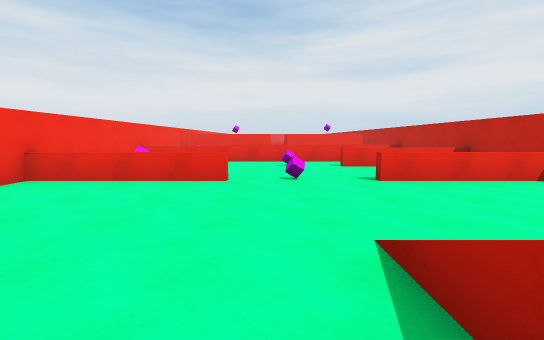
[1] (above)

17 first-person views from a walk through a scene from a Unity 3-D project. The camera is 1.5 m above the floor, tilts 6° down and sees 85° across. The floor is counted in squares, 2 m on a side. Each view is taken from the middle of a square. On the plan, view 1 faces up. The plan holds only what a view shows up to about 10 squares ahead; the rest is blank. The player is left out.

[2]
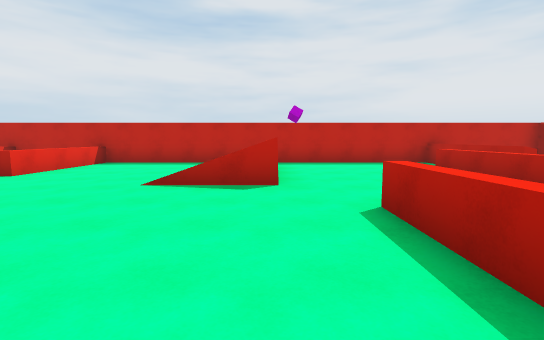

[3]
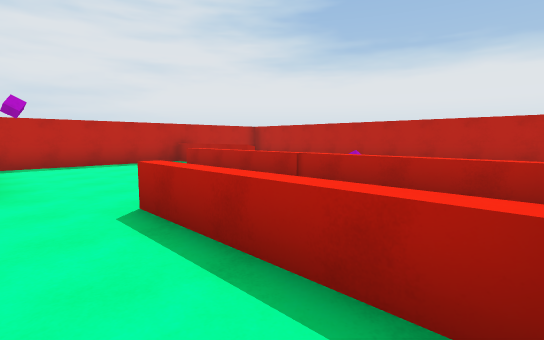

[4]
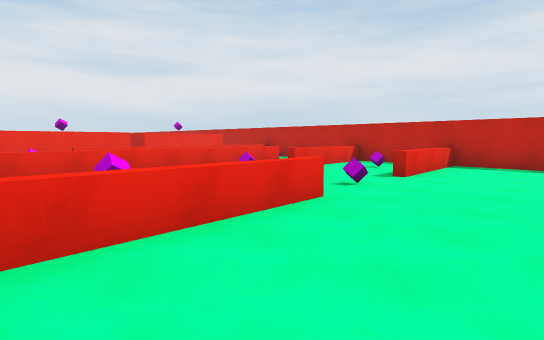

[5]
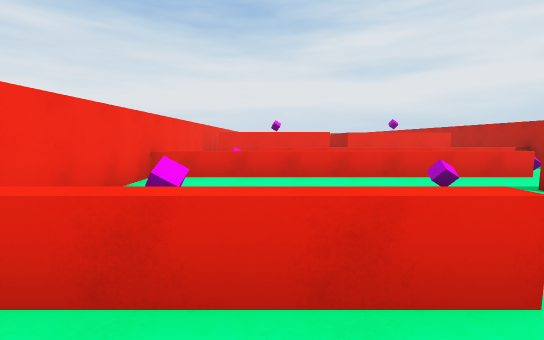

[6]
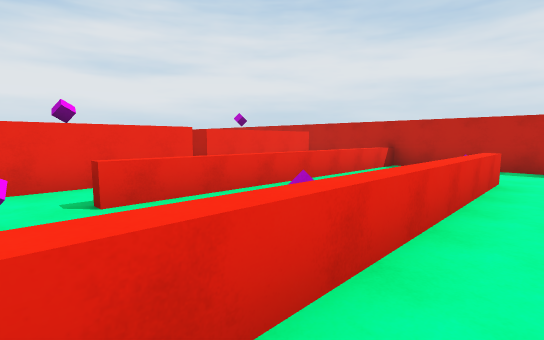

[7]
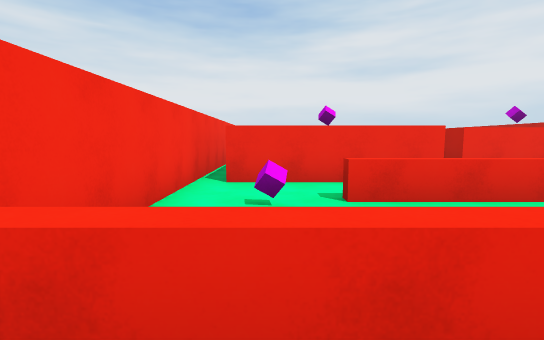

[8]
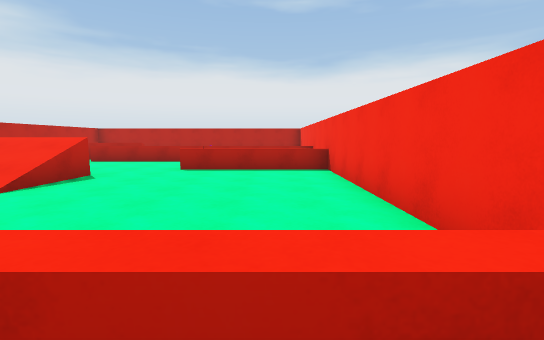

[9]
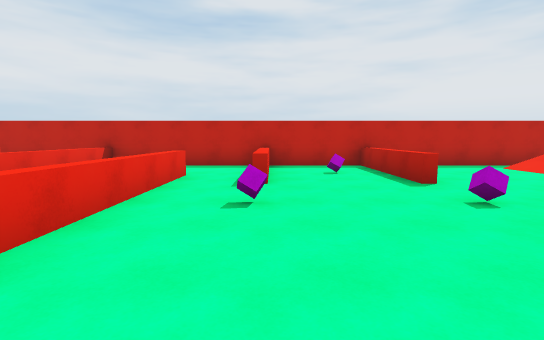

[10]
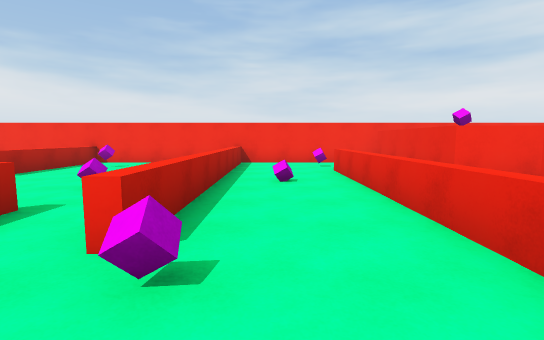

[11]
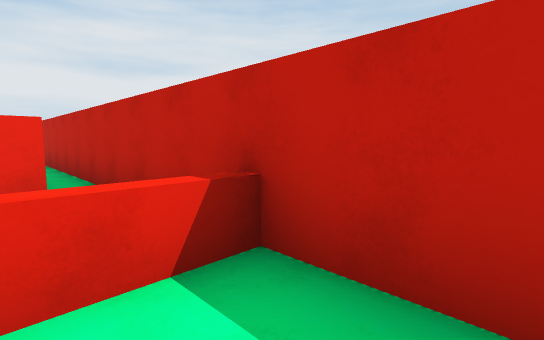

[12]
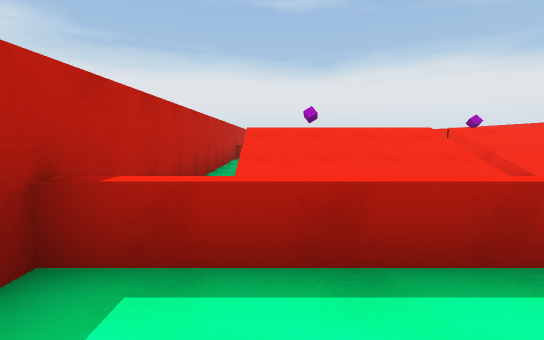

[13]
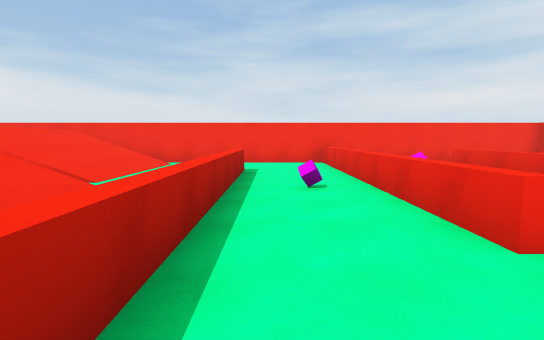

[14]
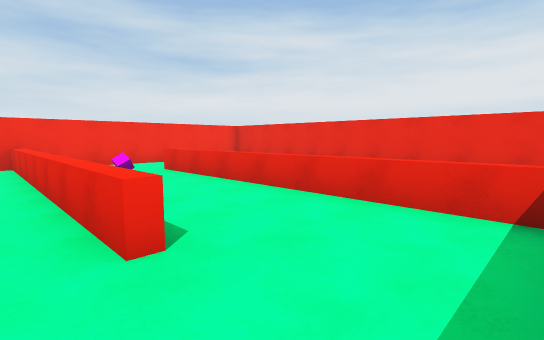

[15]
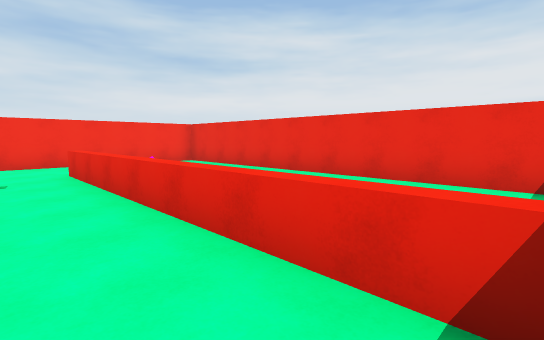

[16]
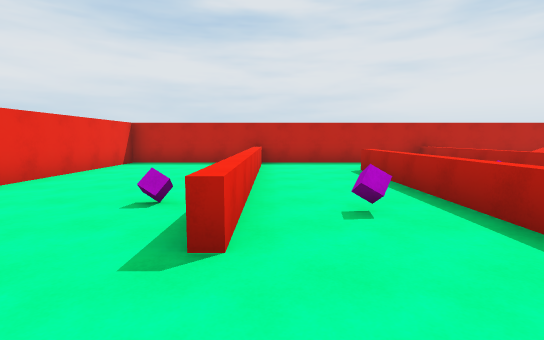

[17]
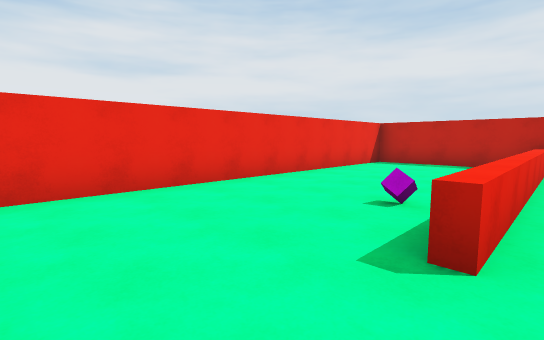

### Floor plan
Key: @ floor where view 1 was taken; # wall or solid block; . main floor; : floor 2 m higher than the main floor; / step, stairs or slope; = window, fence, low wall or low ledge; ^ raised ledge; v drop or lower ground; C cube; O other object.
Columns run from 5 left of view 1 to 6 right of it. Each row starts with its distance up from view 1.
 32 ############
 31 #..........#
 30 #..........#
 29 #..........#
 28 #...C......#
 27 #.........^#
 26 #...C......#
 25 #^^^^^^^...#
 24 #....C.....#
 23 #..........#
 22 #...^^^^^^^#
 21 #          #
 20 #/////////.#
 19 #////=////.#
 18 #////#////.#
 17 #/:::#    .#
 16 #/   #  C .#
 15 #/ C #////.#
 14 #/#v#/     #
 13 #..........#
 12 #.C.......=#
 11 #....C.....#
 10 #^^^^^^^C..#
  9 #..........#
  8 # ...C..^^^#
  7 #.C......C.#
  6 #..........#
  5 #^^^^C..^^^#
  4 #..........#
  3 #..........#
  2 #.....////.#
  1 #.....// /.#
  0 #....@////.#
 -1 #^^^^......#
 -2 #    ......#
 -3 #    ......#
 -4  ^^^^^^^.  #
 -5        ^^^^
 -6     OO    #
 -7           #

Positions as (right, up) in squares from view 1, and headings:
1: (0, 0), facing up
2: (-4, 0), facing right
3: (-4, 0), facing down-right
4: (-4, 3), facing up-right
5: (-2, 4), facing up
6: (-3, 9), facing up-right
7: (-3, 9), facing up
8: (-3, 6), facing down
9: (-3, 8), facing right
10: (5, 11), facing left
11: (4, 11), facing up-right
12: (4, 24), facing down
13: (5, 23), facing left
14: (5, 24), facing up-left
15: (5, 26), facing up-left
16: (-4, 27), facing right
17: (-4, 27), facing up-right
